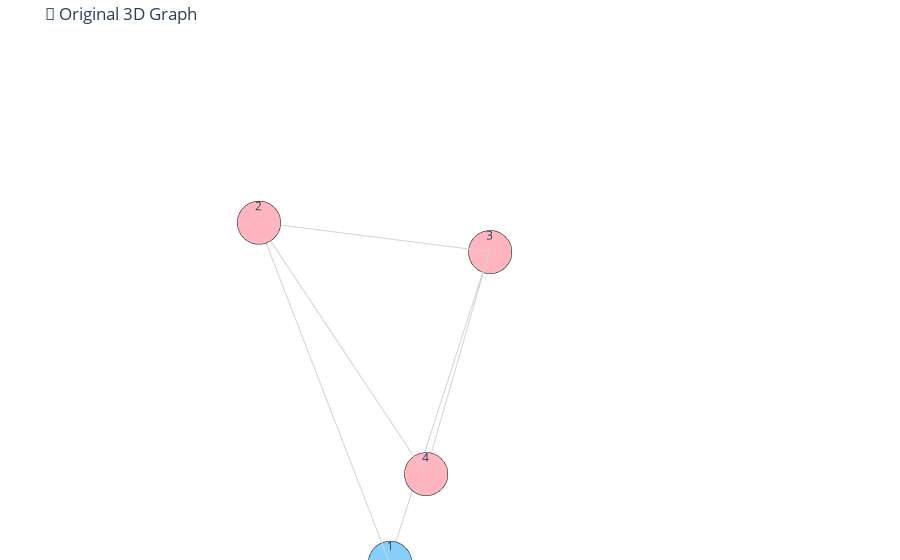
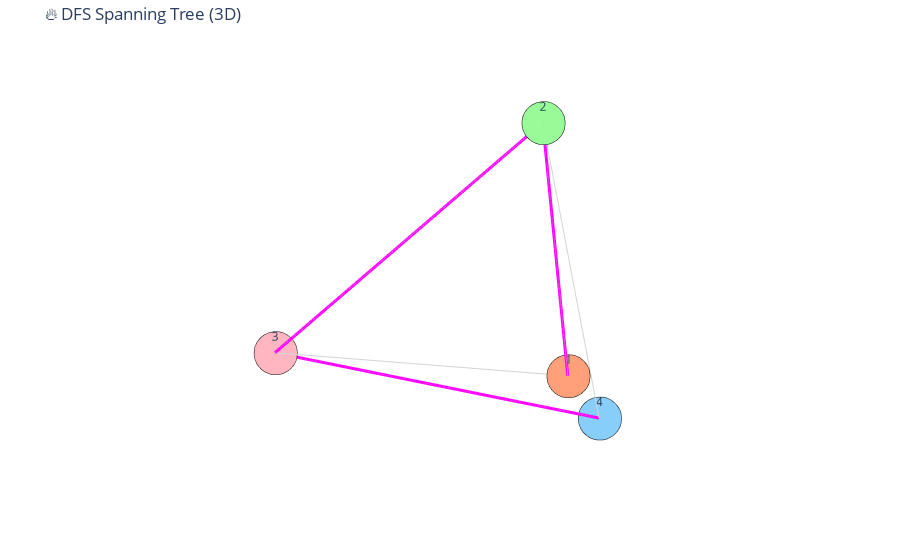
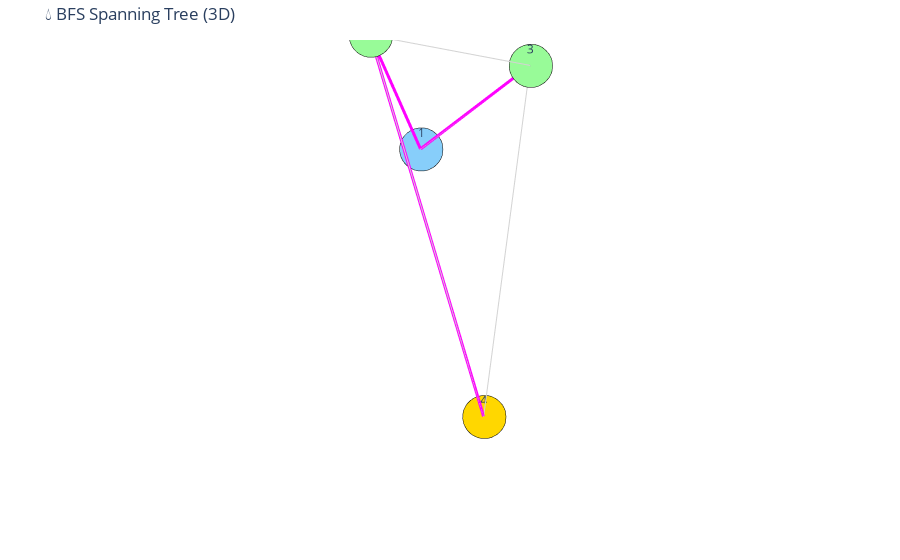
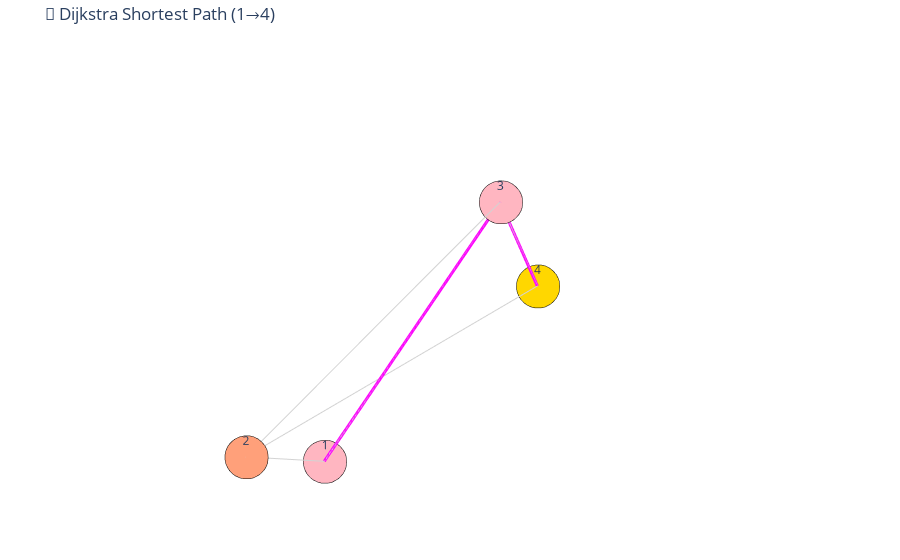

Write notebook code for charts like these, in order.
### Markdown cell above
# Tree 3D

### Code cell
import plotly.graph_objects as go
import networkx as nx
import heapq
import random
from collections import deque
import sys

# ---------- ฟังก์ชันสุ่มพิกัด 3D ----------
def random_3d_positions(G):
    pos = {}
    for node in G.nodes():
        pos[node] = (
            random.uniform(-1, 1),
            random.uniform(-1, 1),
            random.uniform(-1, 1)
        )
    return pos

# ---------- วาดกราฟแบบ 3D ----------
def draw_3d_graph(edges, highlight_edges=None, title="3D Graph"):
    G = nx.Graph()
    G.add_weighted_edges_from(edges)
    pos = random_3d_positions(G)
    
    # เส้นของทุก edge
    edge_x, edge_y, edge_z = [], [], []
    for u, v, w in edges:
        edge_x += [pos[u][0], pos[v][0], None]
        edge_y += [pos[u][1], pos[v][1], None]
        edge_z += [pos[u][2], pos[v][2], None]

    edge_trace = go.Scatter3d(
        x=edge_x, y=edge_y, z=edge_z,
        line=dict(width=2, color='lightgray'),
        hoverinfo='none', mode='lines'
    )

    # เส้นที่ต้องการไฮไลต์ (เช่น MST หรือ shortest path)
    if highlight_edges:
        hx, hy, hz = [], [], []
        for u, v in highlight_edges:
            hx += [pos[u][0], pos[v][0], None]
            hy += [pos[u][1], pos[v][1], None]
            hz += [pos[u][2], pos[v][2], None]
        highlight_trace = go.Scatter3d(
            x=hx, y=hy, z=hz,
            line=dict(width=6, color='magenta'),
            hoverinfo='none', mode='lines'
        )
    else:
        highlight_trace = None

    # จุดของโหนด
    node_x, node_y, node_z, node_text = [], [], [], []
    for node in G.nodes():
        node_x.append(pos[node][0])
        node_y.append(pos[node][1])
        node_z.append(pos[node][2])
        node_text.append(str(node))

    node_trace = go.Scatter3d(
        x=node_x, y=node_y, z=node_z,
        mode='markers+text',
        text=node_text,
        textposition="top center",
        marker=dict(
            size=15,
            color=[random.choice(["#FFB6C1", "#87CEFA", "#98FB98", "#FFD700", "#FFA07A"]) for _ in G.nodes()],
            line=dict(width=2, color='black')
        )
    )

    data = [edge_trace, node_trace]
    if highlight_trace:
        data.insert(1, highlight_trace)

    fig = go.Figure(data=data)
    fig.update_layout(
        title=title,
        showlegend=False,
        scene=dict(
            xaxis=dict(showbackground=False, visible=False),
            yaxis=dict(showbackground=False, visible=False),
            zaxis=dict(showbackground=False, visible=False)
        ),
        margin=dict(l=0, r=0, t=40, b=0)
    )
    fig.show()


# ---------- DFS ----------
def spanning_tree_dfs(N, adj, src):
    visited = [False] * (N + 1)
    parent = [-1] * (N + 1)
    tree_edges = []
    sys.setrecursionlimit(10000)

    def dfs(u):
        visited[u] = True
        for v, _ in adj[u]:
            if not visited[v]:
                parent[v] = u
                tree_edges.append((u, v))
                dfs(v)

    dfs(src)
    return parent, tree_edges


# ---------- BFS ----------
def spanning_tree_bfs(N, adj, src):
    visited = [False] * (N + 1)
    parent = [-1] * (N + 1)
    tree_edges = []
    q = deque([src])
    visited[src] = True
    while q:
        u = q.popleft()
        for v, _ in adj[u]:
            if not visited[v]:
                visited[v] = True
                parent[v] = u
                tree_edges.append((u, v))
                q.append(v)
    return parent, tree_edges


# ---------- Dijkstra ----------
def dijkstra(N, adj, start, end):
    dist = [float('inf')] * (N + 1)
    prev = [None] * (N + 1)
    dist[start] = 0
    pq = [(0, start)]

    while pq:
        d, u = heapq.heappop(pq)
        if d > dist[u]:
            continue
        for v, w in adj[u]:
            if dist[v] > dist[u] + w:
                dist[v] = dist[u] + w
                prev[v] = u
                heapq.heappush(pq, (dist[v], v))

    path = []
    v = end
    while v is not None:
        path.append(v)
        v = prev[v]
    path = path[::-1]
    path_edges = [(path[i], path[i+1]) for i in range(len(path)-1)]
    return dist[end], path, path_edges


# ---------- MST ----------
def mst_prim(N, edges):
    G = nx.Graph()
    G.add_weighted_edges_from(edges)
    mst = nx.minimum_spanning_tree(G, algorithm='prim')
    return list(mst.edges())

def mst_kruskal(N, edges):
    G = nx.Graph()
    G.add_weighted_edges_from(edges)
    mst = nx.minimum_spanning_tree(G, algorithm='kruskal')
    return list(mst.edges())


# ---------- รับข้อมูลจากผู้ใช้ ----------
N = int(input("กรอกจำนวนโหนด (N): "))
M = int(input("กรอกจำนวนเส้นเชื่อม (M): "))

edges = []
print("กรอกเส้นเชื่อมในรูปแบบ: u v w (เช่น 1 2 3)")
for i in range(M):
    u, v, w = map(int, input(f"เส้นเชื่อมที่ {i+1}: ").split())
    edges.append((u, v, w))

adj = [[] for _ in range(N + 1)]
for u, v, w in edges:
    adj[u].append((v, w))
    adj[v].append((u, w))

s = int(input("กรอกจุดเริ่มต้น (source node): "))
t = int(input("กรอกจุดปลายทาง (target node สำหรับ Dijkstra): "))


# 1️⃣ กราฟพื้นฐาน
draw_3d_graph(edges, title="🌈 Original 3D Graph")

# 2️⃣ DFS Spanning Tree
parent, tree_edges = spanning_tree_dfs(N, adj, s)
print("DFS Spanning Tree edges:", tree_edges)
draw_3d_graph(edges, highlight_edges=tree_edges, title="🔥 DFS Spanning Tree (3D)")

# 3️⃣ BFS Spanning Tree
parent, tree_edges = spanning_tree_bfs(N, adj, s)
print("BFS Spanning Tree edges:", tree_edges)
draw_3d_graph(edges, highlight_edges=tree_edges, title="💧 BFS Spanning Tree (3D)")

# 4️⃣ Dijkstra
dist, path, path_edges = dijkstra(N, adj, 1, 4)
print(f"Shortest path 1→4: {path}, distance = {dist}")
draw_3d_graph(edges, highlight_edges=path_edges, title="💫 Dijkstra Shortest Path (1→4)")

# 5️⃣ Prim’s MST
prim_edges = mst_prim(N, edges)
print("Prim’s MST:", prim_edges)
draw_3d_graph(edges, highlight_edges=prim_edges, title="🌿 Prim’s Minimum Spanning Tree")

# 6️⃣ Kruskal’s MST
kruskal_edges = mst_kruskal(N, edges)
print("Kruskal’s MST:", kruskal_edges)
draw_3d_graph(edges, highlight_edges=kruskal_edges, title="🌸 Kruskal’s Minimum Spanning Tree")

### Figure 1 — Plotly figure (JSON) as saved in the notebook; plotly's stock layout.template omitted (floating-point values rounded to 4 significant figures)
{"data": [{"hoverinfo": "none", "line": {"color": "lightgray", "width": 2}, "mode": "lines", "type": "scatter3d", "x": [0.6444, 0.5706, null, 0.6444, -0.9945, null, 0.5706, -0.9945, null, 0.5706, 0.3767, null, -0.9945, 0.3767, null], "y": [0.4193, -0.2674, null, 0.4193, -0.5483, null, -0.2674, -0.5483, null, -0.2674, 0.3479, null, -0.5483, 0.3479, null], "z": [-0.9954, 0.2134, null, -0.9954, -0.6858, null, 0.2134, -0.6858, null, 0.2134, -0.7611, null, -0.6858, -0.7611, null]}, {"marker": {"color": ["#87CEFA", "#FFB6C1", "#FFB6C1", "#FFB6C1"], "line": {"color": "black", "width": 2}, "size": 15}, "mode": "markers+text", "text": ["1", "2", "3", "4"], "textposition": "top center", "type": "scatter3d", "x": [0.6444, 0.5706, -0.9945, 0.3767], "y": [0.4193, -0.2674, -0.5483, 0.3479], "z": [-0.9954, 0.2134, -0.6858, -0.7611]}], "layout": {"margin": {"b": 0, "l": 0, "r": 0, "t": 40}, "scene": {"xaxis": {"showbackground": false, "visible": false}, "yaxis": {"showbackground": false, "visible": false}, "zaxis": {"showbackground": false, "visible": false}}, "showlegend": false, "title": {"text": "🌈 Original 3D Graph"}}}

### Figure 2 — Plotly figure (JSON) as saved in the notebook; plotly's stock layout.template omitted (floating-point values rounded to 4 significant figures)
{"data": [{"hoverinfo": "none", "line": {"color": "lightgray", "width": 2}, "mode": "lines", "type": "scatter3d", "x": [-0.5824, -0.8488, null, -0.5824, 0.4304, null, -0.8488, 0.4304, null, -0.8488, -0.7119, null, 0.4304, -0.7119, null], "y": [0.5689, 0.07609, null, 0.5689, -0.5444, null, 0.07609, -0.5444, null, 0.07609, 0.7195, null, -0.5444, 0.7195, null], "z": [-0.2273, 0.9083, null, -0.2273, -0.1331, null, 0.9083, -0.1331, null, 0.9083, -0.5185, null, -0.1331, -0.5185, null]}, {"hoverinfo": "none", "line": {"color": "magenta", "width": 6}, "mode": "lines", "type": "scatter3d", "x": [-0.5824, -0.8488, null, -0.8488, 0.4304, null, 0.4304, -0.7119, null], "y": [0.5689, 0.07609, null, 0.07609, -0.5444, null, -0.5444, 0.7195, null], "z": [-0.2273, 0.9083, null, 0.9083, -0.1331, null, -0.1331, -0.5185, null]}, {"marker": {"color": ["#FFA07A", "#98FB98", "#FFB6C1", "#87CEFA"], "line": {"color": "black", "width": 2}, "size": 15}, "mode": "markers+text", "text": ["1", "2", "3", "4"], "textposition": "top center", "type": "scatter3d", "x": [-0.5824, -0.8488, 0.4304, -0.7119], "y": [0.5689, 0.07609, -0.5444, 0.7195], "z": [-0.2273, 0.9083, -0.1331, -0.5185]}], "layout": {"margin": {"b": 0, "l": 0, "r": 0, "t": 40}, "scene": {"xaxis": {"showbackground": false, "visible": false}, "yaxis": {"showbackground": false, "visible": false}, "zaxis": {"showbackground": false, "visible": false}}, "showlegend": false, "title": {"text": "🔥 DFS Spanning Tree (3D)"}}}

### Figure 3 — Plotly figure (JSON) as saved in the notebook; plotly's stock layout.template omitted (floating-point values rounded to 4 significant figures)
{"data": [{"hoverinfo": "none", "line": {"color": "lightgray", "width": 2}, "mode": "lines", "type": "scatter3d", "x": [-0.7877, -0.3683, null, -0.7877, -0.639, null, -0.3683, -0.639, null, -0.3683, -0.9601, null, -0.639, -0.9601, null], "y": [-0.5126, -0.169, null, -0.5126, -0.0334, null, -0.169, -0.0334, null, -0.169, -0.387, null, -0.0334, -0.387, null], "z": [0.1909, 0.6082, null, 0.1909, 0.5334, null, 0.6082, 0.5334, null, 0.6082, -0.8935, null, 0.5334, -0.8935, null]}, {"hoverinfo": "none", "line": {"color": "magenta", "width": 6}, "mode": "lines", "type": "scatter3d", "x": [-0.7877, -0.3683, null, -0.7877, -0.639, null, -0.3683, -0.9601, null], "y": [-0.5126, -0.169, null, -0.5126, -0.0334, null, -0.169, -0.387, null], "z": [0.1909, 0.6082, null, 0.1909, 0.5334, null, 0.6082, -0.8935, null]}, {"marker": {"color": ["#87CEFA", "#98FB98", "#98FB98", "#FFD700"], "line": {"color": "black", "width": 2}, "size": 15}, "mode": "markers+text", "text": ["1", "2", "3", "4"], "textposition": "top center", "type": "scatter3d", "x": [-0.7877, -0.3683, -0.639, -0.9601], "y": [-0.5126, -0.169, -0.0334, -0.387], "z": [0.1909, 0.6082, 0.5334, -0.8935]}], "layout": {"margin": {"b": 0, "l": 0, "r": 0, "t": 40}, "scene": {"xaxis": {"showbackground": false, "visible": false}, "yaxis": {"showbackground": false, "visible": false}, "zaxis": {"showbackground": false, "visible": false}}, "showlegend": false, "title": {"text": "💧 BFS Spanning Tree (3D)"}}}

### Figure 4 — Plotly figure (JSON) as saved in the notebook; plotly's stock layout.template omitted (floating-point values rounded to 4 significant figures)
{"data": [{"hoverinfo": "none", "line": {"color": "lightgray", "width": 2}, "mode": "lines", "type": "scatter3d", "x": [0.4829, 0.7961, null, 0.4829, 0.05033, null, 0.7961, 0.05033, null, 0.7961, -0.8053, null, 0.05033, -0.8053, null], "y": [-0.8337, -0.6254, null, -0.8337, -0.5037, null, -0.6254, -0.5037, null, -0.6254, -0.9743, null, -0.5037, -0.9743, null], "z": [-0.2509, 0.1993, null, -0.2509, 0.6494, null, 0.1993, 0.6494, null, 0.1993, -0.2403, null, 0.6494, -0.2403, null]}, {"hoverinfo": "none", "line": {"color": "magenta", "width": 6}, "mode": "lines", "type": "scatter3d", "x": [0.4829, 0.05033, null, 0.05033, -0.8053, null], "y": [-0.8337, -0.5037, null, -0.5037, -0.9743, null], "z": [-0.2509, 0.6494, null, 0.6494, -0.2403, null]}, {"marker": {"color": ["#FFB6C1", "#FFA07A", "#FFB6C1", "#FFD700"], "line": {"color": "black", "width": 2}, "size": 15}, "mode": "markers+text", "text": ["1", "2", "3", "4"], "textposition": "top center", "type": "scatter3d", "x": [0.4829, 0.7961, 0.05033, -0.8053], "y": [-0.8337, -0.6254, -0.5037, -0.9743], "z": [-0.2509, 0.1993, 0.6494, -0.2403]}], "layout": {"margin": {"b": 0, "l": 0, "r": 0, "t": 40}, "scene": {"xaxis": {"showbackground": false, "visible": false}, "yaxis": {"showbackground": false, "visible": false}, "zaxis": {"showbackground": false, "visible": false}}, "showlegend": false, "title": {"text": "💫 Dijkstra Shortest Path (1→4)"}}}
